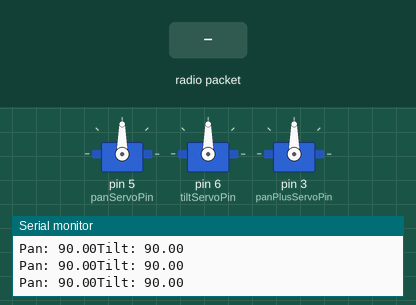
The sketch below on a simulated Arduino Uno, built with avr-gcc and run on an emulated ATmega328P. On the bench: 3 × servo, the last lines printed to the serial monitor. The test bench sets the inputs (shaded band). No radio packets arrive unless stated.

Above: at 1.2 s.
1.3 s: radio packet "1" arrives
At 2.4 s:
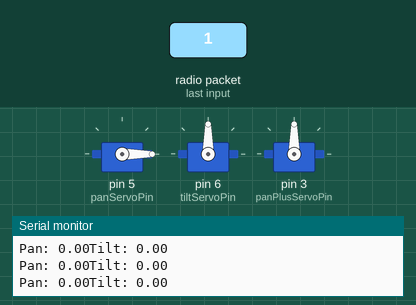
Timing chart, 0 to 4.3 s (numbered marks = the images above; inputs shaded):
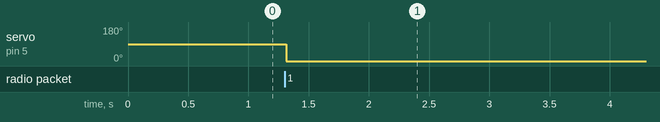

The sketch:

babyHead_Camera.ino
```cpp
/*----------------------------------------------------------------------------------
 * 1.19.2020 ~ 10:33PM ~ Dimitry Melnikov
 *
 * babyHead_Camera:
 *  Reads the Pan/Tilt from babyHead_Goggles and moves the
 *  Camera to the indicated position, mimicking the head movement
 *
 *----------------------------------------------------------------------------------
*/

//  Is it really that bad to comment every line of code?
//    I feel like it usually is, but--in this context, where
//    nigh' everything is new, I feel like it's needed

#include <SPI.h>
#include <nRF24L01.h>
#include <RF24.h>

#include <Servo.h>

int radioPinCE = 9;
int radioPinCSN = 8;
const byte panTiltChannel[6] = "00001";

RF24 radio(radioPinCE, radioPinCSN);

float recievedPanAngle = 90;
float recievedTiltAngle = 90;

int panServoPin = 5;
int tiltServoPin = 6;
int panPlusServoPin = 3;

Servo panServo;
Servo tiltServo;
Servo panPlusServo; //  Extends the range of our Servo (accurate +- 180 Degree Range)

void setup() {
    Serial.begin(9600);

    radio.begin();
    radio.openReadingPipe(0, panTiltChannel); //  Set address for Reading Pan/Tilt data from _Goggles
    radio.startListening();                   //  Set nRF as a Reciever

    panServo.attach(panServoPin);
    tiltServo.attach(tiltServoPin);
    panPlusServo.attach(panPlusServoPin);

    panPlusServo.write(90);

    Serial.println("Initialized");
}

void loop() {
    if(radio.available()){
      byte payLoad[8] = {0};                  //  8 Byte Array for storing our recieved Pan/Tilt values
      radio.read(&payLoad, sizeof(payLoad));  //  Deposits Input Data into Payload

      byte *rxPanComponent = (byte *) &recievedPanAngle;    //  Points towards the individual Bytes making up the recievedPanAngle Float
      byte *rxTiltComponent = (byte *) &recievedTiltAngle;  //    See babyHead_Goggles for details

      for(int i = 0; i < 4; i++){             //  Deposits payLoad data into the individual Bytes; See babyHead_Goggles for details
        rxPanComponent[i] = payLoad[i];       //  Equivalent to: *((byte *) &recievedPanAngle + i) = payLoad[i]; or
                                              //  'The Value stored at' 'The Byte' 'Of the Variable Address / Stack Address of recievedPanAngle' 'incremented by i'
      }
      for(int i = 0; i < 4; i++){
        rxTiltComponent[i] = payLoad[i+4];
      }
    }


    if(recievedPanAngle > 0 && recievedPanAngle < 180){ //Keeps the Servo within its bounds
      panServo.write(recievedPanAngle);
    } else if (recievedPanAngle > -90 && recievedPanAngle <= 0){
      panPlusServo.write(+1*(recievedPanAngle+90));    //  ::PanPlusServo initialized @ 90deg. When Pan<0, we'll move CW
    } else if (recievedPanAngle >= 180 && recievedPanAngle < 270) {
      panPlusServo.write(+1*(recievedPanAngle-90));    //  :: Moves us CW, along the 'RHS'
    }


    if(recievedTiltAngle > 0 && recievedTiltAngle < 180){
      tiltServo.write(recievedTiltAngle);
    }

    Serial.print("Pan: ");
    Serial.print(recievedPanAngle);
    Serial.print("Tilt: ");
    Serial.print(recievedTiltAngle);
    Serial.println();
}
```

Measured:
- after the input at 1.3 s, servo on pin 5 (panServoPin): 90° → 0° at once
